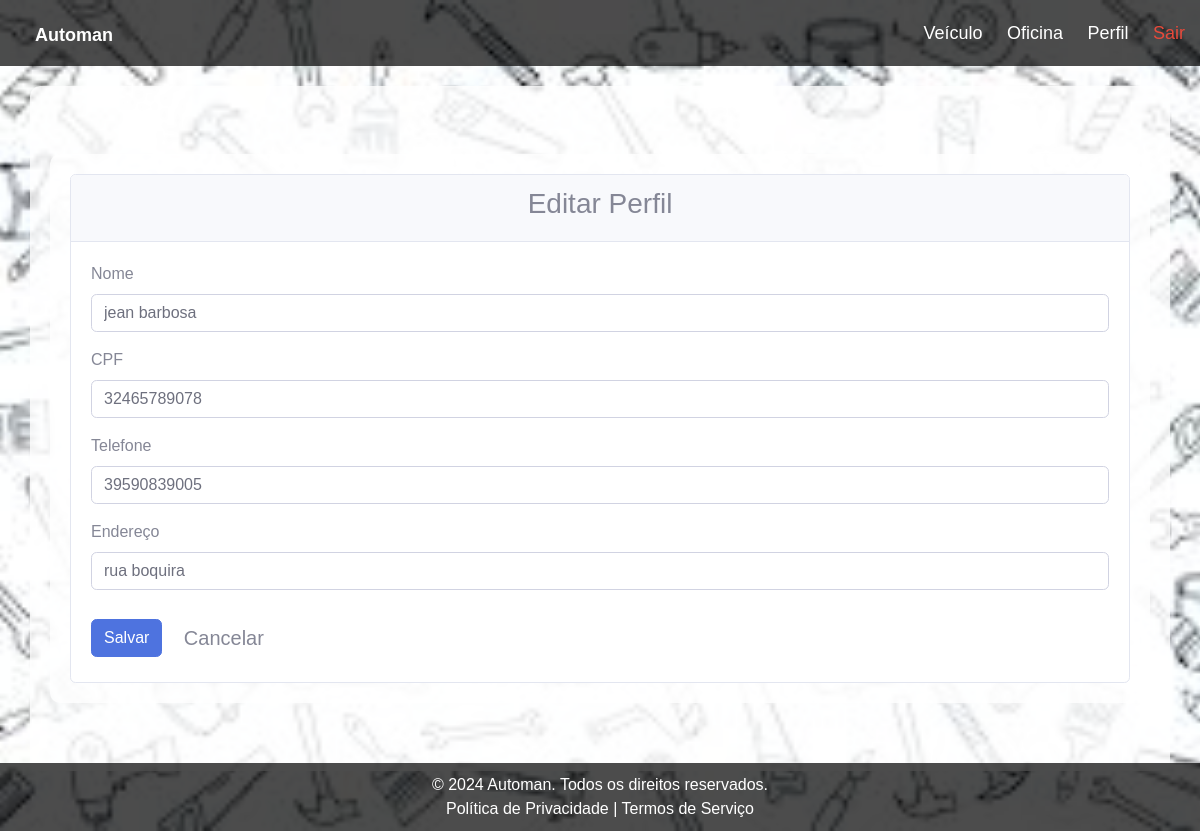
The page /user/edit/1/ (signed in) on the database its author committed.
### user/models.py (models this page shows, shortened)
class Usuario(models.Model):
    user = models.OneToOneField(User, on_delete = models.CASCADE)
    nome = models.CharField(max_length= 100)
    cpf = models.CharField(max_length= 11, unique=True)
    telefone = models.CharField(max_length=11)
    endereco = models.CharField(max_length=500)

### user/views.py (the view)
# urls.py: path('edit/<int:usuario_id>/', views.editar, name='user_edit'),
@login_required
def editar(request, usuario_id):
    usuario = get_object_or_404(Usuario, id=usuario_id)
    print(f"Usuário para edição: {usuario.id}, {usuario.nome}")
    if request.user.is_staff or request.user == usuario.user:
        if request.method == 'POST':
            form = UsuarioForm(request.POST, request.FILES, instance=usuario)
            if form.is_valid():
                form.save()
                print(f"Redirecionando para perfil com ID: {usuario.id}")
                return redirect('user_detail', usuario_id=usuario.id)
            else:
                print("Formulário inválido:", form.errors)
        else:
            form = UsuarioForm(instance=usuario)
        return render(request, 'user/editar.html', {'usuario': usuario})
    else:
        raise PermissionDenied

### templates/user/editar.html (shortened to what this page needs)
{% extends 'base.html' %}
{% load static %}
{% block content %}
    <div class="container my-5">
        <div class="card">
            <div class="card-header text-center">
                <h1 class="h3">Editar Perfil</h1>
            </div>
            <div class="card-body">
                <form method="post" enctype="multipart/form-data">
                    <div class="mb-3">
                        <label for="id_nome" class="form-label">Nome</label>
                        <input type="text" class="form-control" id="id_nome" name="nome" value="{{ form.nome.value|default:usuario.nome }}">
                    </div>
                    <div class="mb-3">
                        <label for="id_cpf" class="form-label">CPF</label>
                        <input type="text" class="form-control" id="id_cpf" name="cpf" value="{{ form.cpf.value|default:usuario.cpf }}" required>
                    </div>
                    <div class="mb-3">
                        <label for="id_telefone" class="form-label">Telefone</label>
                        <input type="text" class="form-control" id="id_telefone" name="telefone" value="{{ form.telefone.value|default:usuario.telefone }}">
                    </div>
                    <div class="mb-3">
                        <label for="id_endereco" class="form-label">Endereço</label>
                        <input type="text" class="form-control" id="id_endereco" name="endereco" value="{{ form.endereco.value|default:usuario.endereco }}">
                    </div>
                    <div class="mt-4">
                        <button type="submit" class="btn btn-primary">Salvar</button>
                        <a href="{% url 'user_detail' usuario.id   %}" class="btn btn btn-lg ms-3">Cancelar</a>
                    </div>
                </form>
            </div>
        </div>
    </div>
{% endblock %}

### rows shown on the page
Usuario: nome "jean barbosa", cpf "32465789078", telefone "39590839005", endereco "rua boquira"
